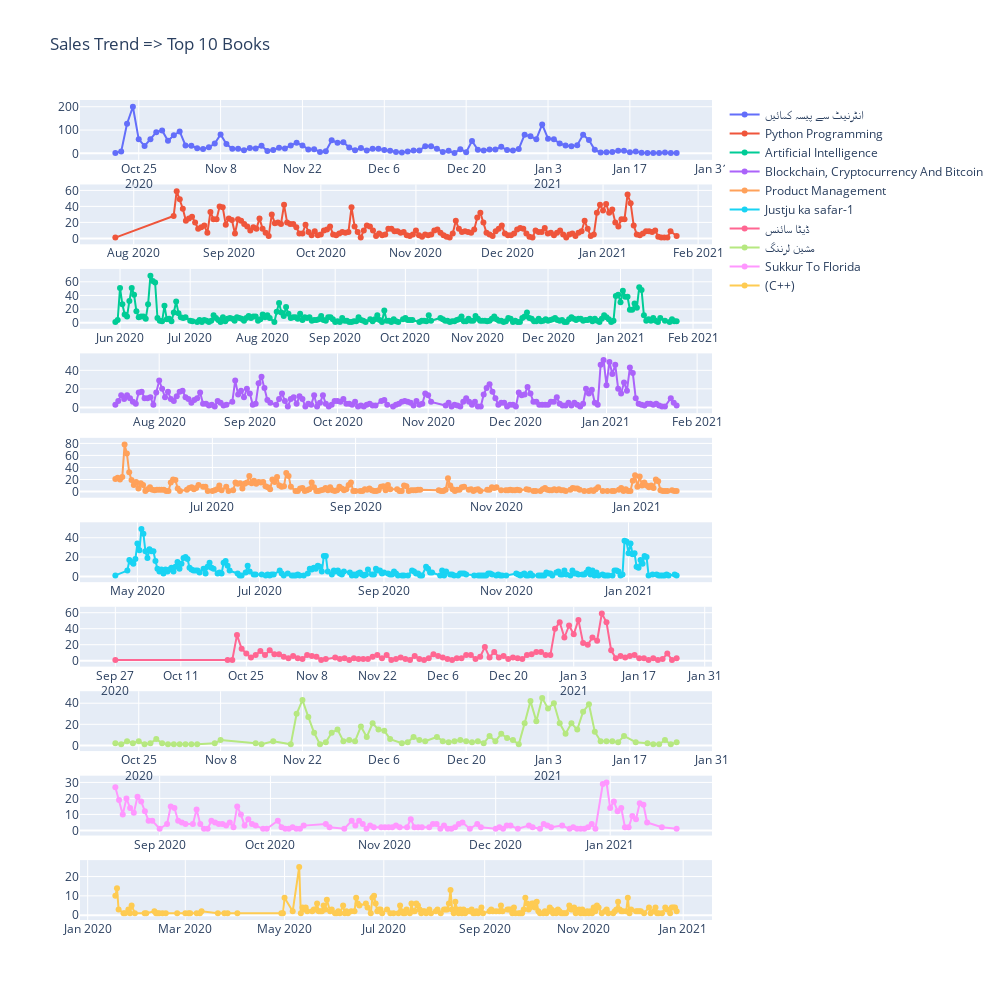

This figure's notebook cell:
### Markdown cell above
# Sales Trend of Top 10 Books

### Code cell
fig = make_subplots(rows=10, cols=1)
i=0

for book in topbooks:
    top_book_orders = books_order_on_date.loc[(books_order_on_date.book_name == book), ['date', 'no_of_orders']]
#     fig = px.line(top_book_orders, x='date', y='no_of_orders', markers=True)
    fig.add_trace(
        go.Scatter(x=top_book_orders['date'], y=top_book_orders['no_of_orders'], name=book, mode='lines+markers',), 
        row=i+1, col=1)
    
    i = i + 1
    
fig.update_layout(height=1000, width=1000, title_text="Sales Trend => Top 10 Books")    
fig.show()

### Figure 1 — Plotly figure (JSON) as saved in the notebook; plotly's stock layout.template omitted (floating-point values rounded to 4 significant figures; data arrays with more than 128 entries replaced by an {"elided": "..."} marker saying what was removed)
{"data": [{"mode": "lines+markers", "name": "انٹرنیٹ سے پیسہ کمائیں", "type": "scatter", "x": ["2020-10-21", "2020-10-22", "2020-10-23", "2020-10-24", "2020-10-25", "2020-10-26", "2020-10-27", "2020-10-28", "2020-10-29", "2020-10-30", "2020-10-31", "2020-11-01", "2020-11-02", "2020-11-03", "2020-11-04", "2020-11-05", "2020-11-06", "2020-11-07", "2020-11-08", "2020-11-09", "2020-11-10", "2020-11-11", "2020-11-12", "2020-11-13", "2020-11-14", "2020-11-15", "2020-11-16", "2020-11-17", "2020-11-18", "2020-11-19", "2020-11-20", "2020-11-21", "2020-11-22", "2020-11-23", "2020-11-24", "2020-11-25", "2020-11-26", "2020-11-27", "2020-11-28", "2020-11-29", "2020-11-30", "2020-12-01", "2020-12-02", "2020-12-03", "2020-12-04", "2020-12-05", "2020-12-06", "2020-12-07", "2020-12-08", "2020-12-09", "2020-12-10", "2020-12-11", "2020-12-12", "2020-12-13", "2020-12-14", "2020-12-15", "2020-12-16", "2020-12-17", "2020-12-18", "2020-12-19", "2020-12-20", "2020-12-21", "2020-12-22", "2020-12-23", "2020-12-24", "2020-12-25", "2020-12-26", "2020-12-27", "2020-12-28", "2020-12-29", "2020-12-30", "2020-12-31", "2021-01-01", "2021-01-02", "2021-01-03", "2021-01-04", "2021-01-05", "2021-01-06", "2021-01-07", "2021-01-08", "2021-01-09", "2021-01-10", "2021-01-11", "2021-01-12", "2021-01-13", "2021-01-14", "2021-01-15", "2021-01-16", "2021-01-17", "2021-01-18", "2021-01-19", "2021-01-20", "2021-01-21", "2021-01-22", "2021-01-23", "2021-01-24", "2021-01-25"], "xaxis": "x", "y": [2, 8, 127, 200, 60, 32, 61, 91, 98, 54, 78, 94, 34, 33, 22, 19, 26, 42, 81, 40, 20, 20, 13, 23, 21, 33, 10, 14, 24, 21, 34, 45, 34, 17, 18, 6, 9, 56, 45, 48, 25, 13, 23, 12, 20, 20, 14, 11, 6, 4, 8, 12, 12, 31, 30, 20, 6, 11, 2, 18, 5, 53, 15, 12, 16, 16, 28, 14, 12, 19, 80, 73, 61, 124, 63, 61, 42, 34, 31, 35, 80, 57, 15, 4, 5, 6, 11, 11, 5, 8, 3, 1, 1, 2, 4, 1, 1], "yaxis": "y"}, {"mode": "lines+markers", "name": "Python Programming", "type": "scatter", "x": {"elided": "165 str values"}, "xaxis": "x2", "y": {"elided": "165 int values"}, "yaxis": "y2"}, {"mode": "lines+markers", "name": "Artificial Intelligence", "type": "scatter", "x": {"elided": "229 str values"}, "xaxis": "x3", "y": {"elided": "229 int values"}, "yaxis": "y3"}, {"mode": "lines+markers", "name": "Blockchain, Cryptocurrency And Bitcoin", "type": "scatter", "x": {"elided": "184 str values"}, "xaxis": "x4", "y": {"elided": "184 int values"}, "yaxis": "y4"}, {"mode": "lines+markers", "name": "Product Management", "type": "scatter", "x": {"elided": "210 str values"}, "xaxis": "x5", "y": {"elided": "210 int values"}, "yaxis": "y5"}, {"mode": "lines+markers", "name": "Justju ka safar-1", "type": "scatter", "x": {"elided": "225 str values"}, "xaxis": "x6", "y": {"elided": "225 int values"}, "yaxis": "y6"}, {"mode": "lines+markers", "name": "ڈیٹا سائنس", "type": "scatter", "x": ["2020-09-27", "2020-10-21", "2020-10-22", "2020-10-23", "2020-10-24", "2020-10-25", "2020-10-26", "2020-10-27", "2020-10-28", "2020-10-29", "2020-10-30", "2020-10-31", "2020-11-01", "2020-11-02", "2020-11-03", "2020-11-04", "2020-11-05", "2020-11-06", "2020-11-07", "2020-11-08", "2020-11-09", "2020-11-10", "2020-11-11", "2020-11-13", "2020-11-14", "2020-11-15", "2020-11-16", "2020-11-17", "2020-11-18", "2020-11-19", "2020-11-20", "2020-11-21", "2020-11-22", "2020-11-23", "2020-11-24", "2020-11-25", "2020-11-26", "2020-11-27", "2020-11-28", "2020-11-29", "2020-11-30", "2020-12-01", "2020-12-02", "2020-12-03", "2020-12-04", "2020-12-05", "2020-12-06", "2020-12-07", "2020-12-08", "2020-12-09", "2020-12-10", "2020-12-11", "2020-12-12", "2020-12-13", "2020-12-14", "2020-12-15", "2020-12-16", "2020-12-17", "2020-12-18", "2020-12-19", "2020-12-20", "2020-12-21", "2020-12-22", "2020-12-23", "2020-12-24", "2020-12-25", "2020-12-26", "2020-12-27", "2020-12-28", "2020-12-29", "2020-12-30", "2020-12-31", "2021-01-01", "2021-01-02", "2021-01-03", "2021-01-04", "2021-01-05", "2021-01-06", "2021-01-07", "2021-01-08", "2021-01-09", "2021-01-10", "2021-01-11", "2021-01-12", "2021-01-13", "2021-01-14", "2021-01-15", "2021-01-16", "2021-01-17", "2021-01-18", "2021-01-19", "2021-01-20", "2021-01-21", "2021-01-22", "2021-01-23", "2021-01-24", "2021-01-25"], "xaxis": "x7", "y": [1, 1, 1, 32, 15, 9, 4, 7, 12, 7, 13, 8, 8, 5, 3, 6, 3, 2, 7, 6, 5, 1, 2, 4, 2, 3, 1, 3, 2, 2, 2, 5, 7, 3, 7, 1, 2, 4, 2, 1, 6, 2, 1, 3, 8, 6, 4, 2, 1, 3, 3, 7, 7, 2, 5, 17, 4, 11, 4, 6, 2, 4, 3, 2, 7, 8, 11, 11, 7, 7, 40, 48, 29, 44, 33, 51, 22, 20, 29, 25, 59, 48, 13, 3, 6, 4, 6, 7, 3, 3, 1, 3, 1, 2, 9, 1, 3], "yaxis": "y7"}, {"mode": "lines+markers", "name": "مشین لرننگ", "type": "scatter", "x": ["2020-10-21", "2020-10-22", "2020-10-23", "2020-10-24", "2020-10-25", "2020-10-26", "2020-10-27", "2020-10-28", "2020-10-29", "2020-10-30", "2020-10-31", "2020-11-01", "2020-11-02", "2020-11-03", "2020-11-04", "2020-11-07", "2020-11-08", "2020-11-14", "2020-11-15", "2020-11-17", "2020-11-20", "2020-11-21", "2020-11-22", "2020-11-23", "2020-11-24", "2020-11-25", "2020-11-26", "2020-11-27", "2020-11-28", "2020-11-29", "2020-11-30", "2020-12-01", "2020-12-02", "2020-12-03", "2020-12-04", "2020-12-05", "2020-12-06", "2020-12-07", "2020-12-09", "2020-12-10", "2020-12-11", "2020-12-12", "2020-12-13", "2020-12-15", "2020-12-16", "2020-12-17", "2020-12-18", "2020-12-19", "2020-12-20", "2020-12-21", "2020-12-22", "2020-12-23", "2020-12-24", "2020-12-25", "2020-12-26", "2020-12-27", "2020-12-28", "2020-12-29", "2020-12-30", "2020-12-31", "2021-01-01", "2021-01-02", "2021-01-03", "2021-01-04", "2021-01-05", "2021-01-06", "2021-01-07", "2021-01-08", "2021-01-09", "2021-01-10", "2021-01-11", "2021-01-12", "2021-01-13", "2021-01-14", "2021-01-15", "2021-01-16", "2021-01-18", "2021-01-20", "2021-01-21", "2021-01-22", "2021-01-23", "2021-01-24", "2021-01-25"], "xaxis": "x8", "y": [2, 1, 4, 2, 4, 1, 2, 6, 2, 1, 1, 1, 1, 1, 1, 2, 5, 2, 1, 4, 1, 30, 43, 27, 12, 1, 3, 12, 15, 4, 5, 4, 18, 8, 21, 15, 14, 6, 2, 3, 8, 5, 4, 8, 4, 3, 4, 5, 4, 3, 4, 2, 9, 4, 11, 7, 5, 1, 21, 42, 23, 45, 35, 40, 21, 11, 21, 15, 32, 39, 13, 4, 4, 4, 3, 9, 3, 2, 1, 1, 5, 1, 3], "yaxis": "y8"}, {"mode": "lines+markers", "name": "Sukkur To Florida", "type": "scatter", "x": ["2020-08-20", "2020-08-21", "2020-08-22", "2020-08-23", "2020-08-24", "2020-08-25", "2020-08-26", "2020-08-27", "2020-08-28", "2020-08-29", "2020-08-30", "2020-09-01", "2020-09-03", "2020-09-04", "2020-09-05", "2020-09-06", "2020-09-07", "2020-09-08", "2020-09-10", "2020-09-11", "2020-09-12", "2020-09-13", "2020-09-14", "2020-09-15", "2020-09-16", "2020-09-17", "2020-09-18", "2020-09-19", "2020-09-20", "2020-09-21", "2020-09-22", "2020-09-23", "2020-09-24", "2020-09-25", "2020-09-26", "2020-09-27", "2020-09-29", "2020-09-30", "2020-10-03", "2020-10-04", "2020-10-05", "2020-10-06", "2020-10-07", "2020-10-08", "2020-10-09", "2020-10-10", "2020-10-16", "2020-10-17", "2020-10-21", "2020-10-23", "2020-10-24", "2020-10-25", "2020-10-26", "2020-10-27", "2020-10-28", "2020-10-29", "2020-10-31", "2020-11-01", "2020-11-02", "2020-11-03", "2020-11-04", "2020-11-05", "2020-11-07", "2020-11-08", "2020-11-09", "2020-11-10", "2020-11-11", "2020-11-13", "2020-11-14", "2020-11-15", "2020-11-16", "2020-11-17", "2020-11-18", "2020-11-19", "2020-11-20", "2020-11-21", "2020-11-22", "2020-11-24", "2020-11-26", "2020-11-27", "2020-12-01", "2020-12-02", "2020-12-03", "2020-12-04", "2020-12-05", "2020-12-07", "2020-12-10", "2020-12-11", "2020-12-13", "2020-12-14", "2020-12-15", "2020-12-16", "2020-12-19", "2020-12-21", "2020-12-22", "2020-12-23", "2020-12-24", "2020-12-25", "2020-12-26", "2020-12-27", "2020-12-28", "2020-12-30", "2020-12-31", "2021-01-01", "2021-01-02", "2021-01-03", "2021-01-04", "2021-01-05", "2021-01-06", "2021-01-07", "2021-01-08", "2021-01-09", "2021-01-10", "2021-01-11", "2021-01-15", "2021-01-19"], "xaxis": "x9", "y": [27, 19, 10, 20, 14, 11, 21, 18, 12, 6, 6, 1, 4, 15, 14, 6, 5, 4, 4, 13, 4, 1, 1, 6, 5, 4, 4, 3, 5, 2, 15, 10, 3, 7, 4, 3, 1, 1, 6, 2, 1, 1, 2, 1, 1, 3, 4, 2, 1, 6, 3, 6, 4, 1, 3, 2, 2, 2, 2, 2, 3, 2, 2, 7, 2, 2, 2, 2, 4, 4, 1, 3, 1, 1, 2, 4, 5, 1, 4, 2, 1, 2, 1, 3, 3, 1, 3, 2, 1, 4, 3, 2, 3, 1, 2, 1, 1, 1, 2, 4, 1, 29, 30, 14, 18, 12, 14, 2, 2, 9, 7, 17, 16, 5, 2, 1], "yaxis": "y9"}, {"mode": "lines+markers", "name": "(C++)", "type": "scatter", "x": {"elided": "218 str values"}, "xaxis": "x10", "y": {"elided": "218 int values"}, "yaxis": "y10"}], "layout": {"height": 1000, "title": {"text": "Sales Trend => Top 10 Books"}, "width": 1000, "xaxis": {"anchor": "y", "domain": [0, 1]}, "xaxis10": {"anchor": "y10", "domain": [0, 1]}, "xaxis2": {"anchor": "y2", "domain": [0, 1]}, "xaxis3": {"anchor": "y3", "domain": [0, 1]}, "xaxis4": {"anchor": "y4", "domain": [0, 1]}, "xaxis5": {"anchor": "y5", "domain": [0, 1]}, "xaxis6": {"anchor": "y6", "domain": [0, 1]}, "xaxis7": {"anchor": "y7", "domain": [0, 1]}, "xaxis8": {"anchor": "y8", "domain": [0, 1]}, "xaxis9": {"anchor": "y9", "domain": [0, 1]}, "yaxis": {"anchor": "x", "domain": [0.927, 1.0]}, "yaxis10": {"anchor": "x10", "domain": [0, 0.073]}, "yaxis2": {"anchor": "x2", "domain": [0.824, 0.897]}, "yaxis3": {"anchor": "x3", "domain": [0.721, 0.794]}, "yaxis4": {"anchor": "x4", "domain": [0.618, 0.691]}, "yaxis5": {"anchor": "x5", "domain": [0.515, 0.588]}, "yaxis6": {"anchor": "x6", "domain": [0.412, 0.485]}, "yaxis7": {"anchor": "x7", "domain": [0.309, 0.382]}, "yaxis8": {"anchor": "x8", "domain": [0.206, 0.279]}, "yaxis9": {"anchor": "x9", "domain": [0.103, 0.176]}}}
